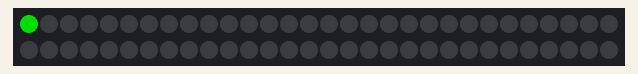
Recording of a sketch running on a simulated ESP8266 (NodeMCU). Shown: 60 RGB LEDs in strip order, left to right, continuing on the next row. Dim RGB values are drawn brighter than linear.

Above: at 0.1 s.
At 6.21 s:
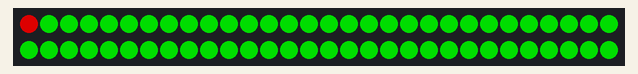
At 12.32 s:
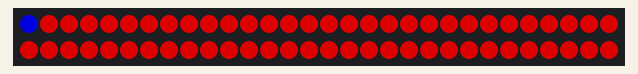
At 18.43 s:
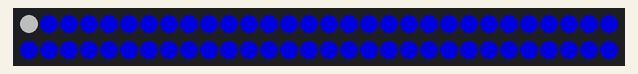
At 24.49 s:
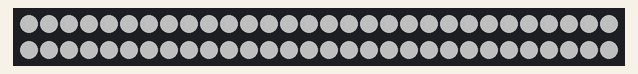
At 29.64 s:
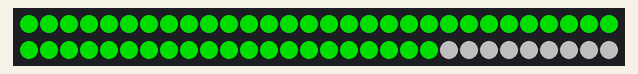

The sketch:

simple.ino
```cpp
#include <Adafruit_NeoPixel.h> //burda hata alıyorsan kütüpanesini yükle
#ifdef __AVR__
#include <avr/power.h>
#endif

#define PIN       D3 //burası data pin
#define NUMPIXELS 60 //buraya led sayısı yazılacak
Adafruit_NeoPixel pixels(NUMPIXELS, PIN, NEO_GRB + NEO_KHZ800);
#define DELAYVAL 100

void setup() {

#if defined(__AVR_ATtiny85__) && (F_CPU == 16000000)
  clock_prescale_set(clock_div_1);
#endif


  pixels.begin();
}

void loop() {

  for(int i=0; i<NUMPIXELS; i++) {
 pixels.setPixelColor(i, pixels.Color(0, 150, 0)); //Yeşil
 pixels.show();

    delay(DELAYVAL);
  }

  for(int i=0; i<NUMPIXELS; i++) {
 pixels.setPixelColor(i, pixels.Color(150, 0, 0)); //Kırmızı
 pixels.show();

    delay(DELAYVAL);
  }

  for(int i=0; i<NUMPIXELS; i++) {
 pixels.setPixelColor(i, pixels.Color(0, 0, 150)); //Mavi
 pixels.show();

    delay(DELAYVAL);
  }

   for(int i=0; i<NUMPIXELS; i++) {
 pixels.setPixelColor(i, pixels.Color(80, 80, 80)); //Beyaz
 pixels.show();

    delay(DELAYVAL);
  }
}
```
